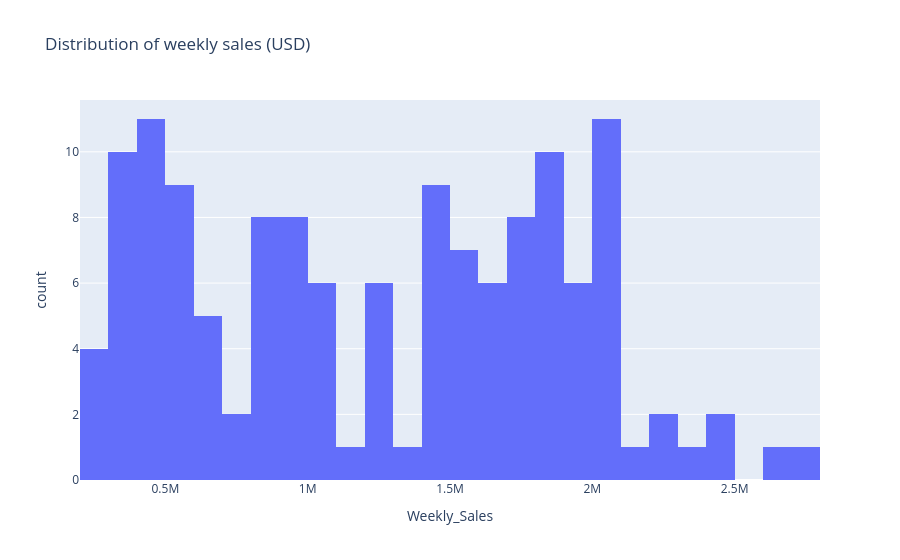

The notebook cell saved with this chart:
### Markdown cell above
This histogram shows the distribution of the target, because we need to know what we are trying to predict. The 136 known values are widely spread. The median (1.26 million) is close to the mean (1.25 million), so there is no long tail on one side. 42% of the weeks are below 1 million USD and 14% are above 2 million.

### Code cell
fig = px.histogram(df, x='Weekly_Sales', nbins=30, title='Distribution of weekly sales (USD)')
fig.show()

### Figure 1 — Plotly figure (JSON) as saved in the notebook; plotly's stock layout.template omitted (floating-point values rounded to 4 significant figures; data arrays with more than 128 entries replaced by an {"elided": "..."} marker saying what was removed)
{"data": [{"bingroup": "x", "hovertemplate": "Weekly_Sales=%{x}<br>count=%{y}<extra></extra>", "legendgroup": "", "marker": {"color": "#636efa", "pattern": {"shape": ""}}, "name": "", "nbinsx": 30, "orientation": "v", "showlegend": false, "type": "histogram", "x": {"elided": "150 float values"}, "xaxis": "x", "yaxis": "y"}], "layout": {"barmode": "relative", "legend": {"tracegroupgap": 0}, "title": {"text": "Distribution of weekly sales (USD)"}, "xaxis": {"anchor": "y", "domain": [0.0, 1.0], "title": {"text": "Weekly_Sales"}}, "yaxis": {"anchor": "x", "domain": [0.0, 1.0], "title": {"text": "count"}}}}
